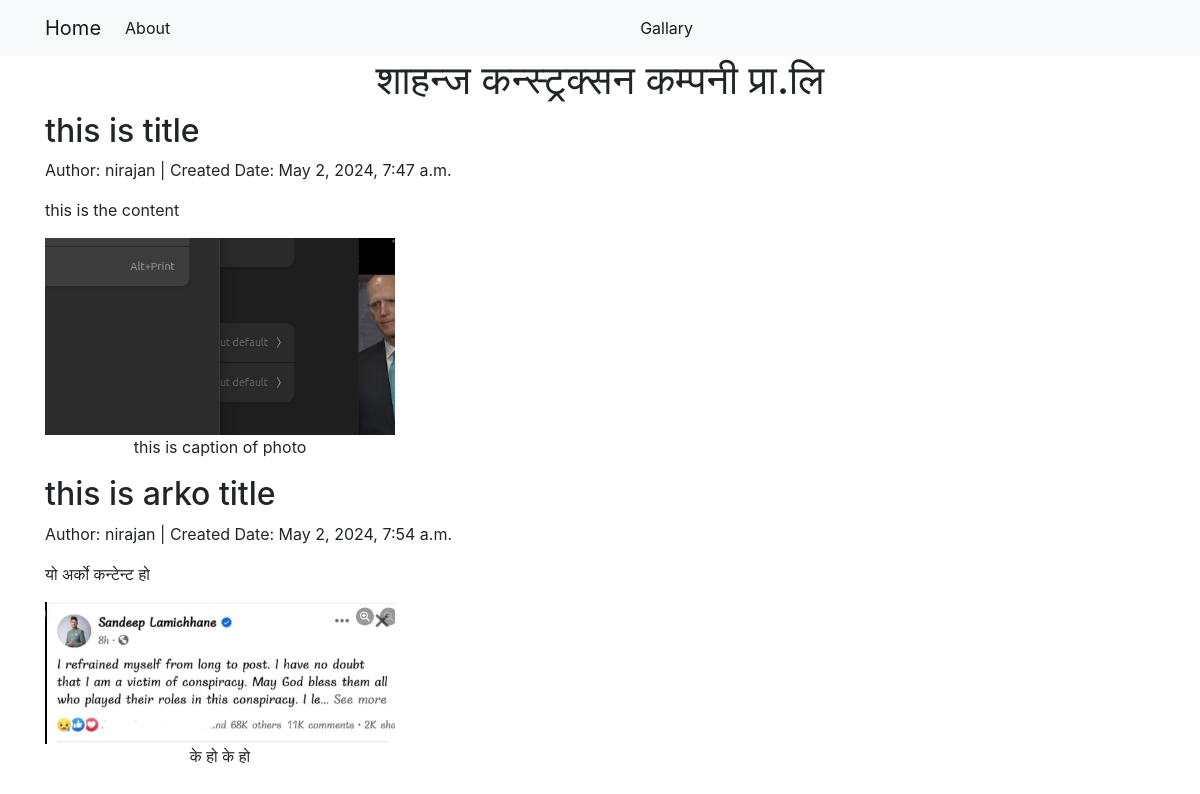
The page / on the database its author committed.
### app/models.py (models this page shows, shortened)
class Post(models.Model):
    author = models.ForeignKey(User, on_delete=models.CASCADE)
    created_date = models.DateTimeField(auto_now_add=True)
    title = models.CharField(max_length=200)
    content = models.TextField()
    def __str__(self):
        return self.title

class Photo(models.Model):
    post = models.ForeignKey(Post, on_delete=models.CASCADE)
    image = models.ImageField(upload_to='photos/')
    caption = models.CharField(max_length=255)

### app/views.py (the view)
# urls.py: path('',views.show_posts),
def show_posts(request):
    posts = Post.objects.all()
    print(posts)
    return render(request, 'posts.html', {'posts': posts})

### app/templates/posts.html (shortened to what this page needs)
    {% extends "base.html" %}
{% block content %}
    <div class="container">
        {% for post in posts %}
        <div class="post-container">
            <h2 class="post-title">{{ post.title }}</h2>
            <p class="post-info">Author: {{ post.author.username }} | Created Date: {{ post.created_date }}</p>
            <p>{{ post.content }}</p>
            <div class="row">
                {% for photo in post.photo_set.all %}
                <div class="col-md-4">
                    <img src="{{ photo.image.url }}" alt="{{ photo.caption }}" class="img-fluid">
                    <p class="text-center">{{ photo.caption }}</p>
                </div>
                {% endfor %}
            </div>
        </div>
        {% endfor %}
    </div>
    {% endblock content %}

### app/templates/base.html (shortened to what this page needs)
<!doctype html>
<html lang="en">
  <head>
    <link href="https://stackpath.bootstrapcdn.com/bootstrap/4.5.2/css/bootstrap.min.css" rel="stylesheet">
  </head>
  <body>
    <nav class="navbar navbar-expand-lg navbar-light bg-light">
        <div class="container">
          <a class="navbar-brand" href="/homepage">Home</a>
          <div class="collapse navbar-collapse" id="navbarSupportedContent">
            <ul class="navbar-nav mr-auto">
              <li class="nav-item active">
                <a class="nav-link" href="/about">About </a>
          </div>
          <div class="collapse navbar-collapse" id="navbarSupportedContent">
            <ul class="navbar-nav mr-auto">
              <li class="nav-item active">
                <a class="nav-link" href="/">Gallary </a>
          </div>
        </div>
      </nav>
      <div class="container-fluid text-center">
        <h1>शाहन्ज कन्स्ट्रक्सन कम्पनी प्रा.लि</h1>
      </div>
      {% block content %}
      {% endblock content %}
  </body>
</html>

### rows shown on the page
Post: title "this is title", author.username "nirajan", created_date "May 2, 2024, 7:47 a.m.", content "this is the content"
Photo: image (picture), caption "this is caption of photo"
Post: title "this is arko title", author.username "nirajan", created_date "May 2, 2024, 7:54 a.m.", content "यो अर्को कन्टेन्ट हो"
Photo: image (picture), caption "के हो के हो"
